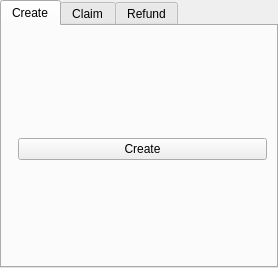
<?xml version="1.0" encoding="UTF-8"?>
<ui version="4.0">
 <class>AtomicSwapPage</class>
 <widget class="QTabWidget" name="AtomicSwapPage">
  <property name="currentIndex">
   <number>0</number>
  </property>
  <widget class="QWidget" name="tabCreate">
   <attribute name="title">
    <string>Create</string>
   </attribute>
   <layout class="QVBoxLayout" name="verticalLayoutCreate">
    <item>
     <spacer name="verticalSpacerCreate">
      <property name="orientation">
       <enum>Qt::Orientation::Vertical</enum>
      </property>
     </spacer>
    </item>
    <item>
     <layout class="QHBoxLayout" name="horizontalLayoutCreate">
      <item>
       <spacer name="horizontalSpacerCreate">
        <property name="orientation">
         <enum>Qt::Orientation::Horizontal</enum>
        </property>
       </spacer>
      </item>
      <item>
       <widget class="QPushButton" name="buttonCreate">
        <property name="toolTip">
         <string>Initiate a swap</string>
        </property>
        <property name="text">
         <string>Create</string>
        </property>
       </widget>
      </item>
     </layout>
    </item>
   </layout>
  </widget>
  <widget class="QWidget" name="tabClaim">
   <attribute name="title">
    <string>Claim</string>
   </attribute>
   <layout class="QVBoxLayout" name="verticalLayoutClaim">
    <item>
     <widget class="QTableView" name="tableViewClaim">
      <property name="selectionMode">
       <enum>QAbstractItemView::SelectionMode::SingleSelection</enum>
      </property>
      <property name="selectionBehavior">
       <enum>QAbstractItemView::SelectionBehavior::SelectRows</enum>
      </property>
      <attribute name="horizontalHeaderStretchLastSection">
       <bool>true</bool>
      </attribute>
      <attribute name="verticalHeaderVisible">
       <bool>false</bool>
      </attribute>
     </widget>
    </item>
    <item>
     <layout class="QHBoxLayout" name="horizontalLayoutClaim">
      <item>
       <widget class="QLabel" name="labelClaim">
        <property name="text">
         <string>Preimage</string>
        </property>
       </widget>
      </item>
      <item>
       <widget class="QLineEdit" name="lineEditClaim"/>
      </item>
      <item>
       <widget class="QPushButton" name="buttonClaim">
        <property name="toolTip">
         <string>Complete the selected swap</string>
        </property>
        <property name="text">
         <string>Claim</string>
        </property>
       </widget>
      </item>
     </layout>
    </item>
   </layout>
  </widget>
  <widget class="QWidget" name="tabRefund">
   <attribute name="title">
    <string>Refund</string>
   </attribute>
   <layout class="QVBoxLayout" name="verticalLayoutRefund">
    <item>
     <widget class="QTableView" name="tableViewRefund">
      <property name="selectionBehavior">
       <enum>QAbstractItemView::SelectionBehavior::SelectRows</enum>
      </property>
      <attribute name="horizontalHeaderStretchLastSection">
       <bool>true</bool>
      </attribute>
      <attribute name="verticalHeaderVisible">
       <bool>false</bool>
      </attribute>
     </widget>
    </item>
    <item>
     <layout class="QHBoxLayout" name="horizontalLayoutRefund">
      <item>
       <spacer name="horizontalSpacerRefund">
        <property name="orientation">
         <enum>Qt::Orientation::Horizontal</enum>
        </property>
       </spacer>
      </item>
      <item>
       <widget class="QPushButton" name="buttonRefund">
        <property name="toolTip">
         <string>Cease selected swaps</string>
        </property>
        <property name="text">
         <string>Refund</string>
        </property>
       </widget>
      </item>
     </layout>
    </item>
   </layout>
  </widget>
 </widget>
 <resources/>
 <connections/>
</ui>
